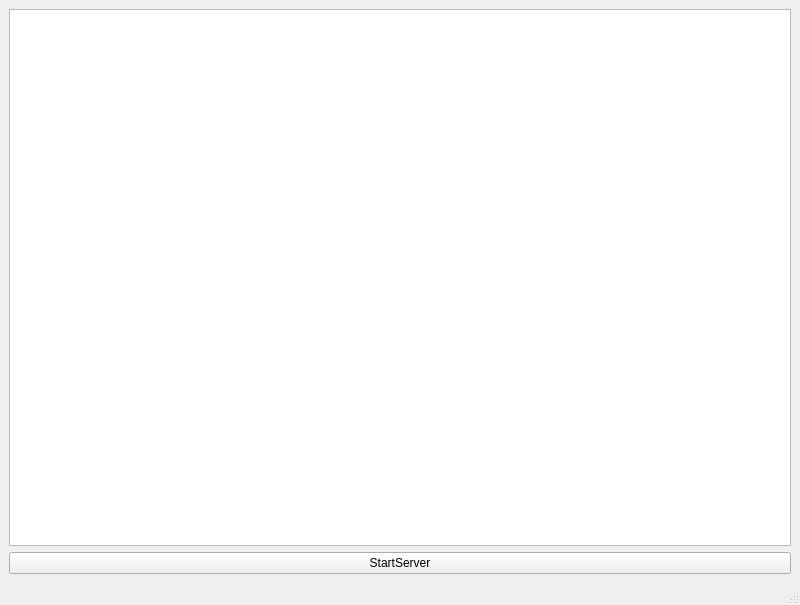
<?xml version="1.0" encoding="UTF-8"?>
<ui version="4.0">
 <class>MainWindow</class>
 <widget class="QMainWindow" name="MainWindow">
  <property name="geometry">
   <rect>
    <x>0</x>
    <y>0</y>
    <width>800</width>
    <height>605</height>
   </rect>
  </property>
  <property name="windowTitle">
   <string>MainWindow</string>
  </property>
  <widget class="QWidget" name="centralwidget">
   <layout class="QVBoxLayout" name="verticalLayout">
    <item>
     <widget class="QTextBrowser" name="output"/>
    </item>
    <item>
     <widget class="QPushButton" name="btn">
      <property name="text">
       <string>StartServer</string>
      </property>
     </widget>
    </item>
   </layout>
  </widget>
  <widget class="QMenuBar" name="menubar">
   <property name="geometry">
    <rect>
     <x>0</x>
     <y>0</y>
     <width>800</width>
     <height>21</height>
    </rect>
   </property>
  </widget>
  <widget class="QStatusBar" name="statusbar"/>
 </widget>
 <resources/>
 <connections/>
</ui>
